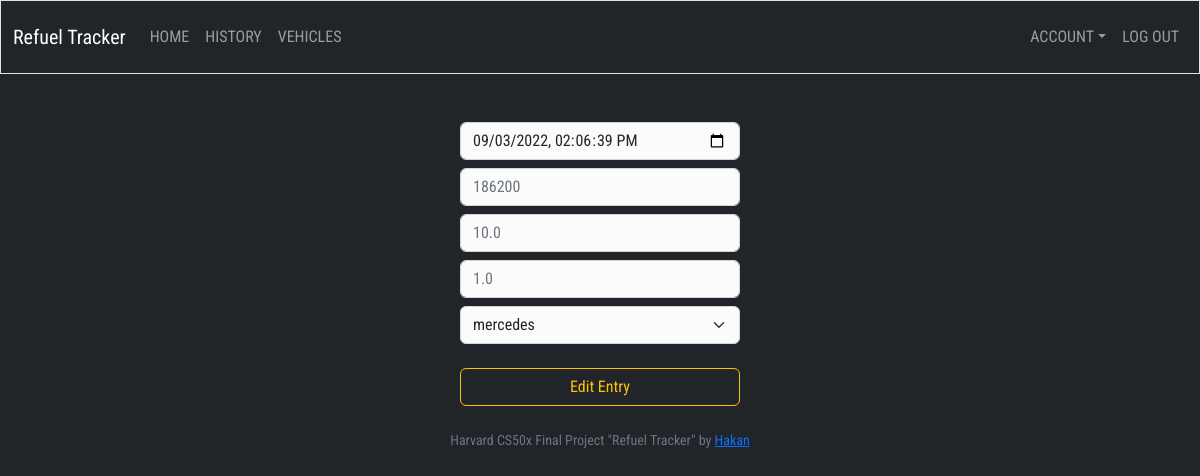
Page /edit/39 (signed in) on the committed database.
### tables this page shows
CREATE TABLE "refuels" (
	"id"	INTEGER NOT NULL UNIQUE,
	"date"	TEXT NOT NULL,
	"distance"	INTEGER NOT NULL DEFAULT 0,
	"volume"	REAL NOT NULL DEFAULT 0,
	"price"	REAL NOT NULL DEFAULT 0,
	"total_price"	REAL NOT NULL DEFAULT 0,
	"user_id"	INTEGER NOT NULL,
	"vehicle_id"	INTEGER NOT NULL,
	"vehicle_name"	TEXT NOT NULL,
	PRIMARY KEY("id" AUTOINCREMENT),
	FOREIGN KEY("vehicle_id") REFERENCES "vehicles"("id"),
	FOREIGN KEY("user_id") REFERENCES "users"("id")
);

### app.py (the view, shortened to what this page needs)
@app.route("/edit/<int:id>", methods=["GET", "POST"])
@login_required
def edit(id):
    refuel_db = db.execute(
        "SELECT * FROM refuels WHERE user_id=? AND id=?", session["user_id"], id)
    if not refuel_db:
        return errorMsg("Not found!")
    date = refuel_db[0]["date"]
    users_vehicles_db = db.execute(
        "SELECT name FROM vehicles WHERE user_id=?", session["user_id"])
    vehicles_list = []
    for vehicle in users_vehicles_db:
        if vehicle['name'] == refuel_db[0]["vehicle_name"]:
            continue
        else:
            vehicles_list.append(vehicle['name'])
    if request.method == "GET":
        return render_template("edit.html", refuel=refuel_db[0], date=date, id=id, vehicles=vehicles_list)
    else:
        return errorMsg("Method not allowed!")

### app.py (called while the page is built)
@app.after_request
def after_request(response):
    response.headers["Cache-Control"] = "no-cache, no-store, must-revalidate"
    response.headers["Expires"] = 0
    response.headers["Pragma"] = "no-cache"
    return response

### helpers.py (called while the page is built)
def login_required(f):
    @wraps(f)
    def decorated_function(*args, **kwargs):
        if session.get("user_id") is None:
            return redirect("/login")
        return f(*args, **kwargs)
    return decorated_function

### templates/edit.html (shortened to what this page needs)
{% extends "layout.html" %}
{% block main %}
<form action="/edit/{{id}}" autocomplete="off" method="post">
    <div class="my-4">
        <input class="form-control my-2 mx-auto w-sm-80" type="datetime-local" min="2010-01-01T00:00:00"
            max="2038-01-01T00:00:00" name="date" value="{{ date }}" step="any" required>
        <input class="form-control my-2 mx-auto w-sm-80" type="number" min="0" name="distance"
            placeholder="{{refuel['distance']}}" required>
        <input class="form-control my-2 mx-auto w-sm-80" type="number" min="0" step="any" name="volume"
            placeholder="{{refuel['volume']}}" required>
        <input class="form-control my-2 mx-auto w-sm-80" type="number" min="0" step="any" name="price"
            placeholder="{{refuel['price']}}" required>
        <select class="form-select mx-auto w-sm-80 mb-4" name="vehicle">
            <option selected value="{{ refuel['vehicle_name'] }}">{{ refuel['vehicle_name'] }}</option>
        </select>
    </div>
    <button class="btn btn-outline-warning w-sm-80 mx-auto px-5"> Edit Entry </button>
</form>
{% endblock %}

### static/styles.css (style rules this page uses)
body { font-family: 'Roboto Condensed', sans-serif; }
input[type="text"], input[type="number"], input[type="password"], input[type="datetime-local"], .form-select { width: 280px; background-color: #fbfbfb; }
.btn { width: 280px; }

### rows in the picture
refuels: date "09/03/2022 14:06:39", distance "186200", volume "10.0", price "1.0", vehicle "mercedes"
